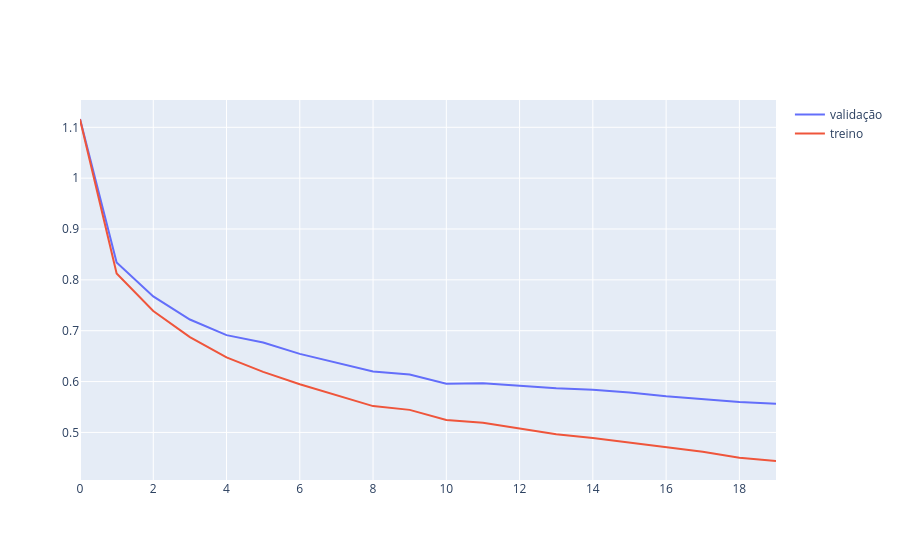

Write notebook code for a chart like this one.
### Code cell
encoders = [None] * 7
classifs = [None] * 7
for posi in range(7):
    encoders[posi], classifs[posi] = treinoModelo(D[posi])

### Figure 1 — Plotly figure (JSON) as saved in the notebook; plotly's stock layout.template omitted (floating-point values rounded to 4 significant figures)
{"data": [{"mode": "lines", "name": "validação", "showlegend": true, "type": "scatter", "y": [1.116, 0.8343, 0.7675, 0.722, 0.6913, 0.6769, 0.6545, 0.6365, 0.6199, 0.6138, 0.596, 0.5966, 0.592, 0.5866, 0.5841, 0.5787, 0.5709, 0.5657, 0.5597, 0.5562]}, {"mode": "lines", "name": "treino", "showlegend": true, "type": "scatter", "y": [1.116, 0.8125, 0.7388, 0.6876, 0.6474, 0.6191, 0.5948, 0.5739, 0.5518, 0.5443, 0.5247, 0.519, 0.5082, 0.4963, 0.4889, 0.4796, 0.4705, 0.4621, 0.4502, 0.4438]}], "layout": {}}
